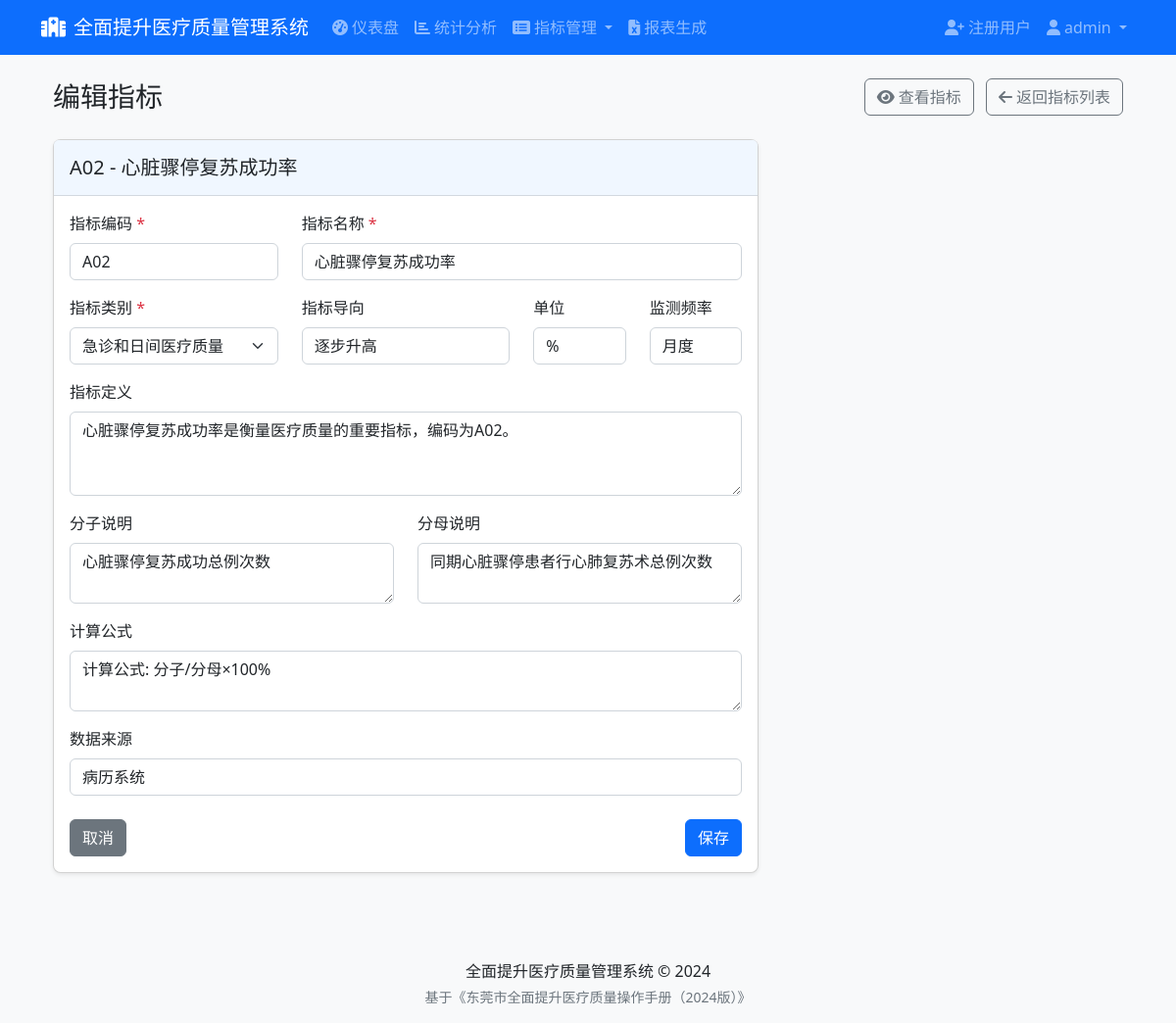
/indicators/2/edit (signed in), run on the app's committed database.
### app/models/user.py (models this page shows, shortened)
class User(UserMixin, db.Model):
    __tablename__ = 'users'
    id = db.Column(db.Integer, primary_key=True)
    username = db.Column(db.String(64), unique=True, index=True, nullable=False)
    email = db.Column(db.String(120), unique=True, index=True, nullable=False)
    password_hash = db.Column(db.String(128), nullable=False)
    is_admin = db.Column(db.Boolean, default=False)
    hospital_id = db.Column(db.Integer, db.ForeignKey('hospitals.id'))
    created_at = db.Column(db.DateTime, default=datetime.utcnow)
    last_login = db.Column(db.DateTime)
    hospital = db.relationship('Hospital', backref='users')

### app/models/indicator.py (models this page shows, shortened)
class Indicator(db.Model):
    __tablename__ = 'indicators'
    id = db.Column(db.Integer, primary_key=True)
    code = db.Column(db.String(32), unique=True, nullable=False)  # 指标编码
    name = db.Column(db.String(128), nullable=False)  # 指标名称
    definition = db.Column(db.Text)  # 指标定义
    numerator_description = db.Column(db.Text)  # 分子说明
    denominator_description = db.Column(db.Text)  # 分母说明
    calculation_formula = db.Column(db.Text)  # 计算公式
    data_source = db.Column(db.String(256))  # 数据来源
    target_value = db.Column(db.String(64))  # 指标导向 - 修改为字符串类型
    unit = db.Column(db.String(32))  # 单位
    frequency = db.Column(db.String(32))  # 监测频率
    category_id = db.Column(db.Integer, db.ForeignKey('indicator_categories.id'), nullable=False)
    created_at = db.Column(db.DateTime, default=datetime.utcnow)

### app/controllers/indicators.py (the view)
@indicators_bp.route('/<int:indicator_id>/edit', methods=['GET', 'POST'])
@login_required
def edit(indicator_id):
    indicator = Indicator.query.get_or_404(indicator_id)
    form = IndicatorForm(obj=indicator)
    form.indicator_id.data = str(indicator_id)
    if form.validate_on_submit():
        form.populate_obj(indicator)
        db.session.commit()
        flash(f'指标 {indicator.code} - {indicator.name} 已更新', 'success')
        return redirect(url_for('indicators.view', indicator_id=indicator.id))
    return render_template(
        'indicators/edit.html',
        title=f'编辑指标: {indicator.name}',
        form=form,
        indicator=indicator
    )

### app/forms.py (shortened to what this page needs)
class IndicatorForm(FlaskForm):
    indicator_id = StringField('指标ID')  # 隐藏字段，用于编辑时存储当前指标ID
    code = StringField('指标编码', validators=[DataRequired(), Length(max=32)])
    name = StringField('指标名称', validators=[DataRequired(), Length(max=128)])
    category_id = SelectField('指标类别', coerce=int, validators=[DataRequired()])
    definition = TextAreaField('指标定义', validators=[Optional()])
    numerator_description = TextAreaField('分子说明', validators=[Optional()])
    denominator_description = TextAreaField('分母说明', validators=[Optional()])
    calculation_formula = TextAreaField('计算公式', validators=[Optional()])
    data_source = StringField('数据来源', validators=[Optional(), Length(max=256)])
    target_value = StringField('指标导向', validators=[Optional()])
    unit = StringField('单位', validators=[Optional(), Length(max=32)])
    frequency = StringField('监测频率', validators=[Optional(), Length(max=32)])
    submit = SubmitField('保存')
    def __init__(self, *args, **kwargs):
        super(IndicatorForm, self).__init__(*args, **kwargs)
        self.category_id.choices = [(c.id, c.name) for c in IndicatorCategory.query.order_by(IndicatorCategory.name).all()]

### app/models/user.py (called while the page is built)
@login_manager.user_loader
def load_user(user_id):
    return User.query.get(int(user_id))

### app/templates/indicators/edit.html (shortened to what this page needs)
{% extends 'base.html' %}
{% block content %}
<div class="container-fluid">
    <div class="d-flex justify-content-between align-items-center mb-4">
        <h1 class="h3 mb-0">编辑指标</h1>
        <div>
            <a href="{{ url_for('indicators.view', indicator_id=indicator.id) }}" class="btn btn-outline-secondary me-2">
                <i class="fas fa-eye me-1"></i>查看指标
            </a>
            <a href="{{ url_for('indicators.index') }}" class="btn btn-outline-secondary">
                <i class="fas fa-arrow-left me-1"></i>返回指标列表
            </a>
        </div>
    </div>
    <div class="row">
        <div class="col-lg-8">
            <div class="card shadow-sm">
                <div class="card-header">
                    <h5 class="mb-0">{{ indicator.code }} - {{ indicator.name }}</h5>
                </div>
                <div class="card-body">
                    <form method="post">
                        <div class="row mb-3">
                            <div class="col-md-4">
                                <label class="form-label required" for="code">指标编码</label>
                                {{ form.code(class="form-control") }}
                            </div>
                            <div class="col-md-8">
                                <label class="form-label required" for="name">指标名称</label>
                                {{ form.name(class="form-control") }}
                            </div>
                        </div>
                        <div class="row mb-3">
                            <div class="col-md-4">
                                <label class="form-label required" for="category_id">指标类别</label>
                                {{ form.category_id(class="form-select") }}
                            </div>
                            <div class="col-md-4">
                                <label class="form-label" for="target_value">指标导向</label>
                                {{ form.target_value(class="form-control") }}
                            </div>
                            <div class="col-md-2">
                                <label class="form-label" for="unit">单位</label>
                                {{ form.unit(class="form-control") }}
                            </div>
                            <div class="col-md-2">
                                <label class="form-label" for="frequency">监测频率</label>
                                {{ form.frequency(class="form-control") }}
                            </div>
                        </div>
                        <div class="mb-3">
                            <label class="form-label" for="definition">指标定义</label>
                            {{ form.definition(class="form-control", rows=3) }}
                        </div>
                        <div class="row mb-3">
                            <div class="col-md-6">
                                <label class="form-label" for="numerator_description">分子说明</label>
                                {{ form.numerator_description(class="form-control", rows=2) }}
                            </div>
                            <div class="col-md-6">
                                <label class="form-label" for="denominator_description">分母说明</label>
                                {{ form.denominator_description(class="form-control", rows=2) }}
                            </div>
                        </div>
                        <div class="mb-3">
                            <label class="form-label" for="calculation_formula">计算公式</label>
                            {{ form.calculation_formula(class="form-control", rows=2) }}
                        </div>
                        <div class="mb-4">
                            <label class="form-label" for="data_source">数据来源</label>
                            {{ form.data_source(class="form-control") }}
                        </div>
                        <div class="d-flex justify-content-between">
                            <a href="{{ url_for('indicators.view', indicator_id=indicator.id) }}" class="btn btn-secondary">取消</a>
                            {{ form.submit(class="btn btn-primary") }}
                        </div>
                    </form>
                </div>
            </div>
        </div>
    </div>
</div>
{% endblock %}

### app/templates/base.html (shortened to what this page needs)
<!DOCTYPE html>
<html lang="zh-CN">
<head>
    <link href="https://cdn.jsdelivr.net/npm/bootstrap@5.2.3/dist/css/bootstrap.min.css" rel="stylesheet">
    <link href="https://cdnjs.cloudflare.com/ajax/libs/font-awesome/6.2.0/css/all.min.css" rel="stylesheet">
    <link href="{{ url_for('static', filename='css/style.css') }}" rel="stylesheet">
    <link href="{{ url_for('static', filename='css/monthpicker.css') }}" rel="stylesheet">
</head>
<body>
    <header>
        <nav class="navbar navbar-expand-lg navbar-dark bg-primary">
            <div class="container">
                <a class="navbar-brand" href="{{ url_for('dashboard.index') }}">
                    <i class="fas fa-hospital-alt me-2"></i>全面提升医疗质量管理系统
                </a>
                <div class="collapse navbar-collapse" id="navbarNavDropdown">
                    <ul class="navbar-nav me-auto">
                        {% if current_user.is_authenticated %}
                            <li class="nav-item">
                                <a class="nav-link" href="{{ url_for('dashboard.index') }}">
                                    <i class="fas fa-tachometer-alt me-1"></i>仪表盘
                                </a>
                            </li>
                            <li class="nav-item">
                                <a class="nav-link" href="{{ url_for('dashboard.stats') }}">
                                    <i class="fas fa-chart-bar me-1"></i>统计分析
                                </a>
                            </li>
                            <li class="nav-item dropdown">
                                <a class="nav-link dropdown-toggle" href="#" id="indicatorsDropdown" role="button" data-bs-toggle="dropdown" aria-expanded="false">
                                    <i class="fas fa-list-alt me-1"></i>指标管理
                                </a>
                            </li>
                            <li class="nav-item">
                                <a class="nav-link" href="{{ url_for('reports.index') }}">
                                    <i class="fas fa-file-excel me-1"></i>报表生成
                                </a>
                            </li>
                        {% endif %}
                    </ul>
                    <ul class="navbar-nav">
                        {% if current_user.is_authenticated %}
                            {% if current_user.is_admin %}
                                <li class="nav-item">
                                    <a class="nav-link" href="{{ url_for('auth.register') }}">
                                        <i class="fas fa-user-plus me-1"></i>注册用户
                                    </a>
                                </li>
                            {% endif %}
                            <li class="nav-item dropdown">
                                <a class="nav-link dropdown-toggle" href="#" id="userDropdown" role="button" data-bs-toggle="dropdown" aria-expanded="false">
                                    <i class="fas fa-user me-1"></i>{{ current_user.username }}
                                </a>
                            </li>
                        {% else %}
                            <li class="nav-item">
                                <a class="nav-link" href="{{ url_for('auth.login') }}">
                                    <i class="fas fa-sign-in-alt me-1"></i>登录
                                </a>
                            </li>
                        {% endif %}
                    </ul>
                </div>
            </div>
        </nav>
    </header>
    <main class="container mt-4">
        {% block content %}{% endblock %}
    </main>
    <footer class="bg-light mt-5 py-3">
        <div class="container text-center">
            <p class="mb-1">全面提升医疗质量管理系统 &copy; 2024</p>
            <p class="text-muted small mb-0">基于《东莞市全面提升医疗质量操作手册（2024版）》</p>
        </div>
    </footer>
</body>
</html>

### app/static/css/style.css (style rules this page uses)
body { min-height: 100vh; display: flex; flex-direction: column; background-color: #f8f9fa; }
main { flex: 1; }
.card { border-radius: 0.5rem; box-shadow: 0 4px 6px rgba(0, 0, 0, 0.1); margin-bottom: 1.5rem; }
.card-header { background-color: #f0f7ff; border-bottom: 1px solid rgba(0, 0, 0, 0.125); padding: 1rem; }
.form-label { font-weight: 500; }
.required::after { content: " *"; color: #dc3545; }

### data on the page
User: username "admin"
Indicator: code "A02", name "心脏骤停复苏成功率", category_id "急诊和日间医疗质量", target_value "逐步升高", unit "%", frequency "月度", definition "心脏骤停复苏成功率是衡量医疗质量的重要指标，编码为A02。", numerator_description "心脏骤停复苏成功总例次数", denominator_description "同期心脏骤停患者行心肺复苏术总例次数", calculation_formula "计算公式: 分子/分母×100%", data_source "病历系统"
